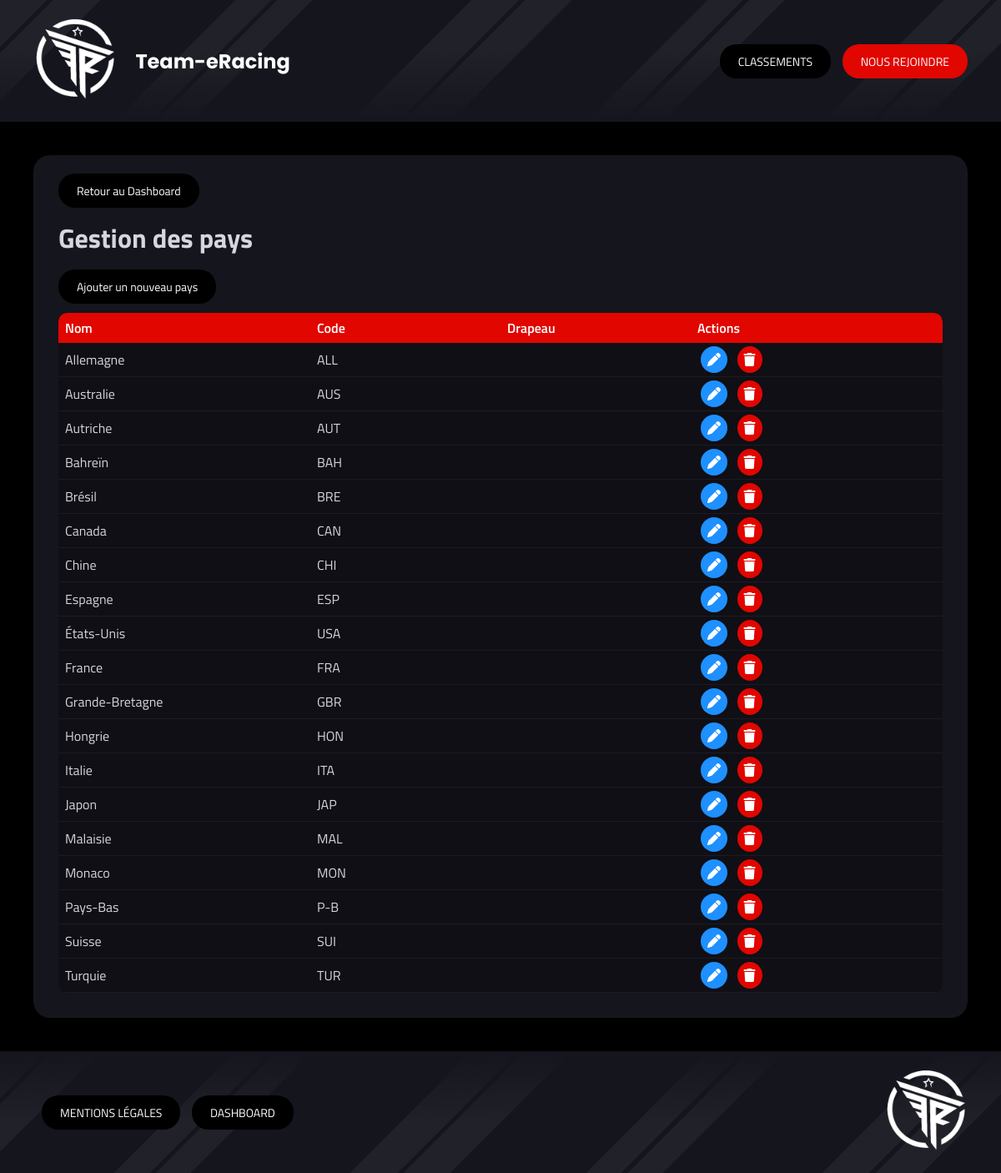
The app's page /index.php?controller=countries&action=index (signed in) with its own data.
### tables this page shows
CREATE TABLE IF NOT EXISTS `countries` (
  `id` int NOT NULL AUTO_INCREMENT,
  `name` varchar(100) NOT NULL,
  `code` char(3) DEFAULT NULL,
  `flag` varchar(255) DEFAULT NULL,
  PRIMARY KEY (`id`),
  UNIQUE KEY `name` (`name`),
  UNIQUE KEY `unique_code` (`code`)
);

### Controllers/Controller.php (called while the page is built, shortened)
<?php
abstract class Controller
{
    public function render(string $path, array $data = [])
    {
        extract($data);
        include dirname(__DIR__) . '/Views/' . $path . '.php';
        include dirname(__DIR__) . '/Views/base.php';
    }
}
?>

### Controllers/CountriesController.php (called while the page is built, shortened)
<?php
class CountriesController extends Controller {
    public function index()
    {
        $countries = CountriesModel::all();
        $this->render('dashboard/countries/index', [
            'list' => $countries
        ]);
    }
}
?>

### public/index.php (called while the page is built, shortened)
<?php
include '../Autoloader.php';
$route = new Router();
$route->routes();
?>

### Autoloader.php (called while the page is built, shortened)
<?php
class Autoloader{
    static function autoload($class){
        $class = str_replace(__NAMESPACE__.'\\','',$class);
        $class = str_replace('\\','/',$class);
    }
}
?>

### Core/DbConnect.php (called while the page is built, shortened)
<?php
class DbConnect
{
    protected $connection;
    public function getConnection()
    {
        return $this->connection;
    }
    public function __construct()
    {
        try {
            $dsn = 'mysql:host=' . self::SERVER . ';dbname=' . self::BASE . ';charset=utf8mb4';
                $this->connection = new PDO($dsn, self::USER, self::PASSWORD, [
                    PDO::ATTR_ERRMODE => PDO::ERRMODE_EXCEPTION,
                    PDO::ATTR_DEFAULT_FETCH_MODE => PDO::FETCH_OBJ,
                    PDO::ATTR_EMULATE_PREPARES => false
                ]);
        } catch (Exception $e) {
            die('Erreur : ' . $e->getMessage());
        }
    }
}
?>

### Models/CountriesModel.php (called while the page is built, shortened)
<?php
class CountriesModel extends DbConnect {
    public static function all(){
        $db = new DbConnect();
        return $db->getConnection()->query("
            SELECT id, name, code, flag
            FROM countries
            ORDER BY name ASC
        ")->fetchAll();
    }
}
?>

### Views/dashboard/countries/index.php (the view, shortened to what this page needs)
<div class="section-dashboard">
    <div class="section-header">
        <a class="nav-btn-dashboard" href="index.php?controller=dashboard">Retour au Dashboard</a>
        <h1>Gestion des pays</h1>
        <a class="nav-btn-dashboard" href="index.php?controller=countries&action=create">Ajouter un nouveau pays</a>
    </div>
    <div class="table-responsive">
        <table class="dashboard-table">
            <thead>
                <tr>
                    <th>Nom</th>
                    <th>Code</th>
                    <th>Drapeau</th>
                    <th class="actions-column">Actions</th>
                </tr>
            </thead>
            <tbody>
                <?php foreach ($list as $country): ?>
                <tr>
                    <td><?= htmlspecialchars($country->name) ?></td>
                    <td><?= htmlspecialchars($country->code ?? '') ?></td>
                    <td><?= htmlspecialchars($country->flag ?? '') ?></td>
                    <td class="actions">
                        <a class="action-btn edit" href="index.php?controller=countries&action=update&id=<?= $country->id ?>">
                            <i class="fa-solid fa-pen"></i>
                        </a>
                        <a class="action-btn delete" href="index.php?controller=countries&action=delete&id=<?= $country->id ?>">
                            <i class="fa-solid fa-trash"></i>
                        </a>
                    </td>
                </tr>
                <?php endforeach; ?>
            </tbody>
        </table>
    </div>
</div>

### public/style-v2.0.css (style rules this page uses)
html, body { height: 100%; margin: 0; padding: 0; background: #000000; font-family: 'Titillium Web', 'Segoe UI', 'Helvetica Neue', Arial, sans-serif; color: #d4d7dd; }
body { display: flex; flex-direction: column; }
.section-dashboard { background: #15151E; margin: 40px; padding: 30px; border-radius: 20px; gap: 20px; }
.nav-btn-dashboard { padding: 10px 22px; border-radius: 20px; background: #000000; color: white; text-decoration: none; font-size: 14px; cursor: pointer; transition: background-color 0.3s; }
.table-responsive { overflow-x: auto; border-radius: 10px; margin-top: 20px; }
.dashboard-table { width: 100%; border-collapse: collapse; background: #0f0f15; border-radius: 10px; overflow: hidden; }
.dashboard-table th { background: #E10600; padding: 12px; text-align: left; color: white; font-weight: 600; }
.dashboard-table td { padding: 12px; border-bottom: 1px solid rgba(255,255,255,0.05); }
.actions-column { text-align: center; }
.action-btn { padding: 8px; border-radius: 50%; margin: 0 4px; text-decoration: none; display: inline-flex; }
.action-btn.edit { background: #1e90ff; color: white; }
.action-btn.delete { background: #E10600; color: white; }
.dashboard-table td { padding: 4px 8px; }
.dashboard-table th { padding: 6px 8px; }
.dashboard-table { table-layout: fixed; }
.dashboard-table td.driver-cell, .dashboard-table th:nth-child(2) { width: 20%; }
.dashboard-table td.team-cell, .dashboard-table th:nth-child(3) { width: 20%; }

### records on screen
countries: name "Allemagne", code "ALL"
countries: name "Australie", code "AUS"
countries: name "Autriche", code "AUT"
countries: name "Bahreïn", code "BAH"
countries: name "Brésil", code "BRE"
countries: name "Canada", code "CAN"
countries: name "Chine", code "CHI"
countries: name "Espagne", code "ESP"
countries: name "États-Unis", code "USA"
countries: name "France", code "FRA"
countries: name "Grande-Bretagne", code "GBR"
countries: name "Hongrie", code "HON"
countries: name "Italie", code "ITA"
countries: name "Japon", code "JAP"
countries: name "Malaisie", code "MAL"
countries: name "Monaco", code "MON"
countries: name "Pays-Bas", code "P-B"
countries: name "Suisse", code "SUI"
countries: name "Turquie", code "TUR"
